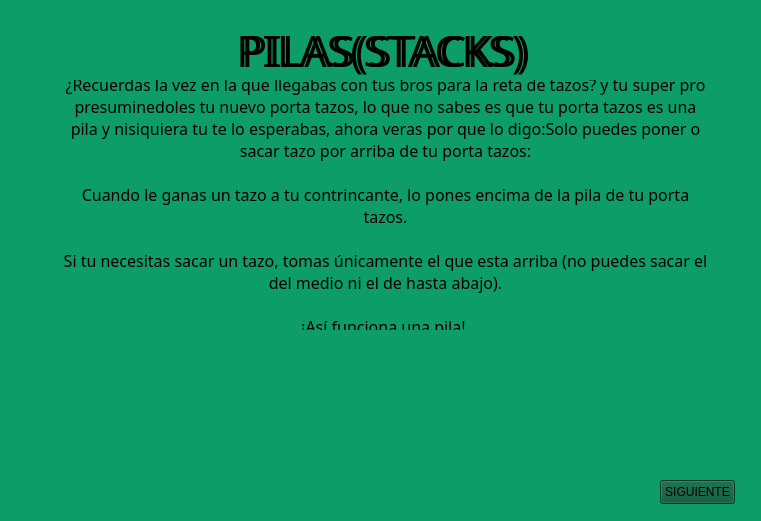
<?xml version="1.0" encoding="UTF-8"?>
<ui version="4.0">
 <class>StackedWidget</class>
 <widget class="QStackedWidget" name="StackedWidget">
  <property name="geometry">
   <rect>
    <x>0</x>
    <y>0</y>
    <width>761</width>
    <height>521</height>
   </rect>
  </property>
  <property name="font">
   <font>
    <pointsize>20</pointsize>
    <bold>true</bold>
   </font>
  </property>
  <property name="windowTitle">
   <string>StackedWidget</string>
  </property>
  <property name="styleSheet">
   <string notr="true">background-color: rgb(13, 157, 104)
</string>
  </property>
  <property name="currentIndex">
   <number>0</number>
  </property>
  <widget class="QWidget" name="page">
   <property name="styleSheet">
    <string notr="true">background-color: rgb(13, 157, 104)</string>
   </property>
   <widget class="QLabel" name="label">
    <property name="geometry">
     <rect>
      <x>190</x>
      <y>20</y>
      <width>381</width>
      <height>61</height>
     </rect>
    </property>
    <property name="font">
     <font>
      <family>Caprasimo</family>
      <pointsize>32</pointsize>
      <bold>false</bold>
     </font>
    </property>
    <property name="styleSheet">
     <string notr="true">background-color:transparent</string>
    </property>
    <property name="text">
     <string>PILAS(STACKS)</string>
    </property>
    <property name="alignment">
     <set>Qt::AlignmentFlag::AlignCenter</set>
    </property>
   </widget>
   <widget class="QLabel" name="label_2">
    <property name="geometry">
     <rect>
      <x>60</x>
      <y>80</y>
      <width>651</width>
      <height>251</height>
     </rect>
    </property>
    <property name="font">
     <font>
      <family>Caprasimo</family>
      <pointsize>12</pointsize>
      <bold>false</bold>
     </font>
    </property>
    <property name="styleSheet">
     <string notr="true"/>
    </property>
    <property name="text">
     <string>¿Recuerdas la vez en la que llegabas con tus bros para la reta de tazos? y tu super pro presuminedoles tu nuevo porta tazos, lo que no sabes es que tu porta tazos es una pila y nisiquiera tu te lo esperabas, ahora veras por que lo digo:Solo puedes poner o sacar tazo por arriba de tu porta tazos:

Cuando le ganas un tazo a tu contrincante, lo pones encima de la pila de tu porta tazos.

Si tu necesitas sacar un tazo, tomas únicamente el que esta arriba (no puedes sacar el del medio ni el de hasta abajo).

¡Así funciona una pila! </string>
    </property>
    <property name="scaledContents">
     <bool>false</bool>
    </property>
    <property name="alignment">
     <set>Qt::AlignmentFlag::AlignCenter</set>
    </property>
    <property name="wordWrap">
     <bool>true</bool>
    </property>
    <property name="openExternalLinks">
     <bool>false</bool>
    </property>
   </widget>
   <widget class="QLabel" name="label_5">
    <property name="geometry">
     <rect>
      <x>190</x>
      <y>20</y>
      <width>391</width>
      <height>61</height>
     </rect>
    </property>
    <property name="font">
     <font>
      <family>Caprasimo</family>
      <pointsize>32</pointsize>
      <bold>false</bold>
     </font>
    </property>
    <property name="styleSheet">
     <string notr="true">background-color:transparent;color:black</string>
    </property>
    <property name="text">
     <string>PILAS(STACKS)</string>
    </property>
    <property name="alignment">
     <set>Qt::AlignmentFlag::AlignCenter</set>
    </property>
   </widget>
   <widget class="QLabel" name="label_6">
    <property name="geometry">
     <rect>
      <x>290</x>
      <y>330</y>
      <width>191</width>
      <height>181</height>
     </rect>
    </property>
    <property name="text">
     <string/>
    </property>
    <property name="pixmap">
     <pixmap>Sources/Images/tazo.png</pixmap>
    </property>
    <property name="scaledContents">
     <bool>true</bool>
    </property>
   </widget>
   <widget class="QPushButton" name="pushButton">
    <property name="geometry">
     <rect>
      <x>660</x>
      <y>480</y>
      <width>75</width>
      <height>24</height>
     </rect>
    </property>
    <property name="styleSheet">
     <string notr="true">background-color:rgb(1, 80, 51)</string>
    </property>
    <property name="text">
     <string>SIGUIENTE</string>
    </property>
   </widget>
   <zorder>label_5</zorder>
   <zorder>label</zorder>
   <zorder>label_2</zorder>
   <zorder>label_6</zorder>
   <zorder>pushButton</zorder>
  </widget>
  <widget class="QWidget" name="page_2">
   <widget class="QLabel" name="label_3">
    <property name="geometry">
     <rect>
      <x>70</x>
      <y>140</y>
      <width>221</width>
      <height>271</height>
     </rect>
    </property>
    <property name="text">
     <string/>
    </property>
    <property name="pixmap">
     <pixmap>Sources/Images/APILAR.png</pixmap>
    </property>
    <property name="scaledContents">
     <bool>true</bool>
    </property>
   </widget>
   <widget class="QLabel" name="label_4">
    <property name="enabled">
     <bool>true</bool>
    </property>
    <property name="geometry">
     <rect>
      <x>370</x>
      <y>90</y>
      <width>351</width>
      <height>271</height>
     </rect>
    </property>
    <property name="font">
     <font>
      <family>Caprasimo</family>
      <pointsize>12</pointsize>
      <bold>false</bold>
     </font>
    </property>
    <property name="mouseTracking">
     <bool>false</bool>
    </property>
    <property name="tabletTracking">
     <bool>false</bool>
    </property>
    <property name="acceptDrops">
     <bool>false</bool>
    </property>
    <property name="autoFillBackground">
     <bool>false</bool>
    </property>
    <property name="styleSheet">
     <string notr="true"/>
    </property>
    <property name="text">
     <string>Solo puedes agregar (push) y sacar (pop) por el top (la parte de arriba).

&quot;El último que entra, es el primero que sale&quot; (LIFO):
¿Ah que se refiere esto?

Tienes 3 Tazos: Uno de charizard, pikachu y Bulbasaur.
El de Bulbasaur es el ultimo que ingresas a tu porta tazos y por ende es el primero que vas a sacar, ya sea para utilizarlo oh llegar a los otros tazos. </string>
    </property>
    <property name="scaledContents">
     <bool>false</bool>
    </property>
    <property name="alignment">
     <set>Qt::AlignmentFlag::AlignCenter</set>
    </property>
    <property name="wordWrap">
     <bool>true</bool>
    </property>
   </widget>
   <widget class="QLabel" name="label_7">
    <property name="geometry">
     <rect>
      <x>190</x>
      <y>20</y>
      <width>391</width>
      <height>61</height>
     </rect>
    </property>
    <property name="font">
     <font>
      <family>Caprasimo</family>
      <pointsize>32</pointsize>
      <bold>false</bold>
     </font>
    </property>
    <property name="styleSheet">
     <string notr="true">background-color:transparent;color:black</string>
    </property>
    <property name="text">
     <string>PILAS(STACKS)</string>
    </property>
    <property name="alignment">
     <set>Qt::AlignmentFlag::AlignCenter</set>
    </property>
   </widget>
   <widget class="QPushButton" name="pushButton_2">
    <property name="geometry">
     <rect>
      <x>480</x>
      <y>390</y>
      <width>161</width>
      <height>61</height>
     </rect>
    </property>
    <property name="styleSheet">
     <string notr="true">background-color:rgb(1, 80, 51)</string>
    </property>
    <property name="text">
     <string>TERMINADO</string>
    </property>
   </widget>
   <widget class="QLabel" name="label_8">
    <property name="geometry">
     <rect>
      <x>190</x>
      <y>20</y>
      <width>381</width>
      <height>61</height>
     </rect>
    </property>
    <property name="font">
     <font>
      <family>Caprasimo</family>
      <pointsize>32</pointsize>
      <bold>false</bold>
     </font>
    </property>
    <property name="styleSheet">
     <string notr="true">background-color:transparent</string>
    </property>
    <property name="text">
     <string>PILAS(STACKS)</string>
    </property>
    <property name="alignment">
     <set>Qt::AlignmentFlag::AlignCenter</set>
    </property>
   </widget>
  </widget>
 </widget>
 <resources/>
 <connections/>
</ui>
